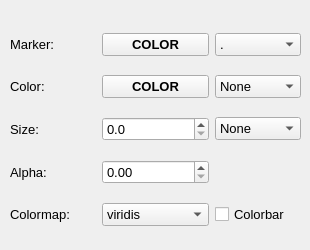
    <widget class="QWidget" name="tab_5">
     <attribute name="title">
      <string>Scatter</string>
     </attribute>
     <widget class="QWidget" name="gridLayoutWidget_12">
      <property name="geometry">
       <rect>
        <x>10</x>
        <y>20</y>
        <width>291</width>
        <height>221</height>
       </rect>
      </property>
      <property name="font">
       <font>
        <family>Arial</family>
        <pointsize>10</pointsize>
       </font>
      </property>
      <layout class="QGridLayout" name="gridLayout_12">
       <property name="sizeConstraint">
        <enum>QLayout::SetNoConstraint</enum>
       </property>
       <item row="1" column="0">
        <widget class="QLabel" name="label_21">
         <property name="font">
          <font>
           <family>Arial</family>
           <pointsize>10</pointsize>
          </font>
         </property>
         <property name="text">
          <string>Color:</string>
         </property>
        </widget>
       </item>
       <item row="0" column="0">
        <widget class="QLabel" name="label_20">
         <property name="font">
          <font>
           <family>Arial</family>
           <pointsize>10</pointsize>
          </font>
         </property>
         <property name="text">
          <string>Marker:</string>
         </property>
        </widget>
       </item>
       <item row="1" column="1">
        <widget class="QPushButton" name="btnScatFCol">
         <property name="font">
          <font>
           <family>Arial</family>
           <pointsize>10</pointsize>
           <weight>75</weight>
           <bold>true</bold>
          </font>
         </property>
         <property name="text">
          <string>COLOR</string>
         </property>
        </widget>
       </item>
       <item row="2" column="0">
        <widget class="QLabel" name="label_22">
         <property name="font">
          <font>
           <family>Arial</family>
           <pointsize>10</pointsize>
          </font>
         </property>
         <property name="text">
          <string>Size:</string>
         </property>
        </widget>
       </item>
       <item row="0" column="1">
        <widget class="QPushButton" name="btnScatECol">
         <property name="font">
          <font>
           <family>Arial</family>
           <pointsize>10</pointsize>
           <weight>75</weight>
           <bold>true</bold>
          </font>
         </property>
         <property name="text">
          <string>COLOR</string>
         </property>
        </widget>
       </item>
       <item row="2" column="2">
        <widget class="QComboBox" name="cbSSV">
         <property name="font">
          <font>
           <family>Arial</family>
           <pointsize>10</pointsize>
          </font>
         </property>
         <item>
          <property name="text">
           <string>None</string>
          </property>
         </item>
        </widget>
       </item>
       <item row="1" column="2">
        <widget class="QComboBox" name="cbSCV">
         <property name="font">
          <font>
           <family>Arial</family>
           <pointsize>10</pointsize>
          </font>
         </property>
         <item>
          <property name="text">
           <string>None</string>
          </property>
         </item>
        </widget>
       </item>
       <item row="0" column="2">
        <widget class="QComboBox" name="cbSMT">
         <property name="font">
          <font>
           <family>Arial</family>
           <pointsize>10</pointsize>
          </font>
         </property>
         <item>
          <property name="text">
           <string>.</string>
          </property>
         </item>
         <item>
          <property name="text">
           <string>,</string>
          </property>
         </item>
         <item>
          <property name="text">
           <string>o</string>
          </property>
         </item>
         <item>
          <property name="text">
           <string>v</string>
          </property>
         </item>
         <item>
          <property name="text">
           <string>^</string>
          </property>
         </item>
         <item>
          <property name="text">
           <string>&lt;</string>
          </property>
         </item>
         <item>
          <property name="text">
           <string>&gt;</string>
          </property>
         </item>
         <item>
          <property name="text">
           <string>1</string>
          </property>
         </item>
         <item>
          <property name="text">
           <string>2</string>
          </property>
         </item>
         <item>
          <property name="text">
           <string>3</string>
          </property>
         </item>
         <item>
          <property name="text">
           <string>4</string>
          </property>
         </item>
         <item>
          <property name="text">
           <string>8</string>
          </property>
         </item>
         <item>
          <property name="text">
           <string>s</string>
          </property>
         </item>
         <item>
          <property name="text">
           <string>p</string>
          </property>
         </item>
         <item>
          <property name="text">
           <string>P</string>
          </property>
         </item>
         <item>
          <property name="text">
           <string>*</string>
          </property>
         </item>
         <item>
          <property name="text">
           <string>h</string>
          </property>
         </item>
         <item>
          <property name="text">
           <string>H</string>
          </property>
         </item>
         <item>
          <property name="text">
           <string>+</string>
          </property>
         </item>
         <item>
          <property name="text">
           <string>x</string>
          </property>
         </item>
         <item>
          <property name="text">
           <string>X</string>
          </property>
         </item>
         <item>
          <property name="text">
           <string>d</string>
          </property>
         </item>
         <item>
          <property name="text">
           <string>D</string>
          </property>
         </item>
         <item>
          <property name="text">
           <string>|</string>
          </property>
         </item>
         <item>
          <property name="text">
           <string>_</string>
          </property>
         </item>
         <item>
          <property name="text">
           <string>None</string>
          </property>
         </item>
        </widget>
       </item>
       <item row="3" column="0">
        <widget class="QLabel" name="label_43">
         <property name="text">
          <string>Alpha:</string>
         </property>
        </widget>
       </item>
       <item row="3" column="1">
        <widget class="QDoubleSpinBox" name="sbScatAlpha">
         <property name="locale">
          <locale language="English" country="UnitedStates"/>
         </property>
         <property name="maximum">
          <double>1.000000000000000</double>
         </property>
         <property name="singleStep">
          <double>0.010000000000000</double>
         </property>
        </widget>
       </item>
       <item row="4" column="2">
        <widget class="QCheckBox" name="chbSCB">
         <property name="font">
          <font>
           <family>Arial</family>
           <pointsize>10</pointsize>
          </font>
         </property>
         <property name="text">
          <string>Colorbar</string>
         </property>
        </widget>
       </item>
       <item row="4" column="1">
        <widget class="QComboBox" name="cbScatCmap">
         <item>
          <property name="text">
           <string>viridis</string>
          </property>
         </item>
         <item>
          <property name="text">
           <string>plasma</string>
          </property>
         </item>
         <item>
          <property name="text">
           <string>inferno</string>
          </property>
         </item>
         <item>
          <property name="text">
           <string>magma</string>
          </property>
         </item>
         <item>
          <property name="text">
           <string>ocean</string>
          </property>
         </item>
         <item>
          <property name="text">
           <string>gist_earth</string>
          </property>
         </item>
         <item>
          <property name="text">
           <string>terrain</string>
          </property>
         </item>
         <item>
          <property name="text">
           <string>gist_stern</string>
          </property>
         </item>
         <item>
          <property name="text">
           <string>gnuplot</string>
          </property>
         </item>
         <item>
          <property name="text">
           <string>gnuplot2</string>
          </property>
         </item>
         <item>
          <property name="text">
           <string>CMRmap</string>
          </property>
         </item>
         <item>
          <property name="text">
           <string>cubehelix</string>
          </property>
         </item>
         <item>
          <property name="text">
           <string>brg</string>
          </property>
         </item>
         <item>
          <property name="text">
           <string>hsv</string>
          </property>
         </item>
         <item>
          <property name="text">
           <string>gist_rainbow</string>
          </property>
         </item>
         <item>
          <property name="text">
           <string>rainbow</string>
          </property>
         </item>
         <item>
          <property name="text">
           <string>jet</string>
          </property>
         </item>
         <item>
          <property name="text">
           <string>nipy_spectral</string>
          </property>
         </item>
         <item>
          <property name="text">
           <string>gist_ncar</string>
          </property>
         </item>
         <item>
          <property name="text">
           <string>Greys</string>
          </property>
         </item>
         <item>
          <property name="text">
           <string>Purples</string>
          </property>
         </item>
         <item>
          <property name="text">
           <string>Blues</string>
          </property>
         </item>
         <item>
          <property name="text">
           <string>Greens</string>
          </property>
         </item>
         <item>
          <property name="text">
           <string>Oranges</string>
          </property>
         </item>
         <item>
          <property name="text">
           <string>Reds</string>
          </property>
         </item>
         <item>
          <property name="text">
           <string>YlOrBr</string>
          </property>
         </item>
         <item>
          <property name="text">
           <string>YlOrRd</string>
          </property>
         </item>
         <item>
          <property name="text">
           <string>OrRd</string>
          </property>
         </item>
         <item>
          <property name="text">
           <string>PuRd</string>
          </property>
         </item>
         <item>
          <property name="text">
           <string>RdPu</string>
          </property>
         </item>
         <item>
          <property name="text">
           <string>BuPu</string>
          </property>
         </item>
         <item>
          <property name="text">
           <string>GnBu</string>
          </property>
         </item>
         <item>
          <property name="text">
           <string>PuBu</string>
          </property>
         </item>
         <item>
          <property name="text">
           <string>YlGnBu</string>
          </property>
         </item>
         <item>
          <property name="text">
           <string>PuBuGn</string>
          </property>
         </item>
         <item>
          <property name="text">
           <string>BuGn</string>
          </property>
         </item>
         <item>
          <property name="text">
           <string>YlGn</string>
          </property>
         </item>
         <item>
          <property name="text">
           <string>binary</string>
          </property>
         </item>
         <item>
          <property name="text">
           <string>gist_yarg</string>
          </property>
         </item>
         <item>
          <property name="text">
           <string>gist_gray</string>
          </property>
         </item>
         <item>
          <property name="text">
           <string>gray</string>
          </property>
         </item>
         <item>
          <property name="text">
           <string>bone</string>
          </property>
         </item>
         <item>
          <property name="text">
           <string>pink</string>
          </property>
         </item>
         <item>
          <property name="text">
           <string>spring</string>
          </property>
         </item>
         <item>
          <property name="text">
           <string>summer</string>
          </property>
         </item>
         <item>
          <property name="text">
           <string>autumn</string>
          </property>
         </item>
         <item>
          <property name="text">
           <string>winter</string>
          </property>
         </item>
         <item>
          <property name="text">
           <string>cool</string>
          </property>
         </item>
         <item>
          <property name="text">
           <string>Wistia</string>
          </property>
         </item>
         <item>
          <property name="text">
           <string>hot</string>
          </property>
         </item>
         <item>
          <property name="text">
           <string>afmhot</string>
          </property>
         </item>
         <item>
          <property name="text">
           <string>gist_heat</string>
          </property>
         </item>
         <item>
          <property name="text">
           <string>copper</string>
          </property>
         </item>
        </widget>
       </item>
       <item row="4" column="0">
        <widget class="QLabel" name="label_44">
         <property name="text">
          <string>Colormap:</string>
         </property>
        </widget>
       </item>
       <item row="2" column="1">
        <widget class="QDoubleSpinBox" name="sbScatSz">
         <property name="locale">
          <locale language="English" country="UnitedStates"/>
         </property>
         <property name="decimals">
          <number>1</number>
         </property>
         <property name="maximum">
          <double>99999.000000000000000</double>
         </property>
         <property name="singleStep">
          <double>0.100000000000000</double>
         </property>
        </widget>
       </item>
      </layout>
     </widget>
    </widget>
